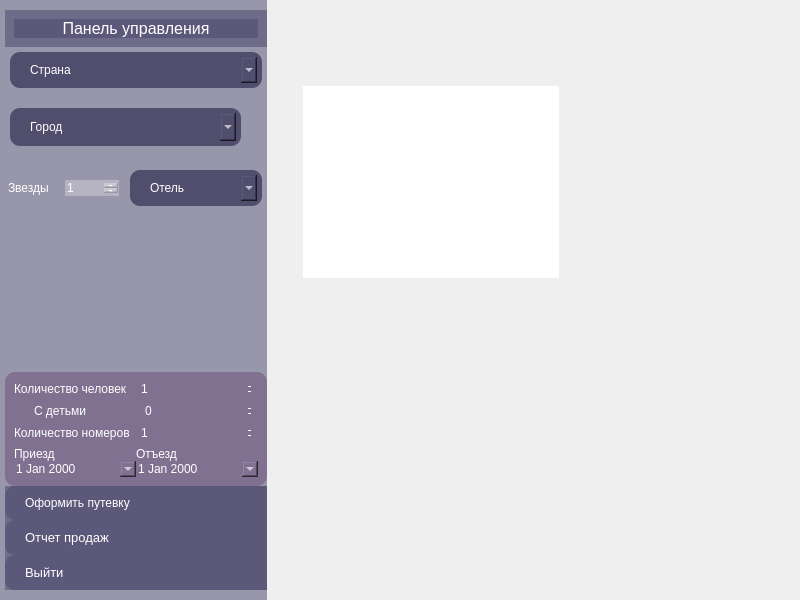
<?xml version="1.0" encoding="UTF-8"?>
<ui version="4.0">
 <class>DashboardWindow</class>
 <widget class="QMainWindow" name="DashboardWindow">
  <property name="geometry">
   <rect>
    <x>0</x>
    <y>0</y>
    <width>800</width>
    <height>600</height>
   </rect>
  </property>
  <property name="minimumSize">
   <size>
    <width>800</width>
    <height>600</height>
   </size>
  </property>
  <property name="maximumSize">
   <size>
    <width>800</width>
    <height>600</height>
   </size>
  </property>
  <property name="windowTitle">
   <string>Tours</string>
  </property>
  <property name="windowIcon">
   <iconset>
    <normaloff>:/resources/icons/icons/1.ico</normaloff>:/resources/icons/icons/1.ico</iconset>
  </property>
  <property name="styleSheet">
   <string notr="true">* {
	margin: 0;
	padding: 0;
	border: none;
	background: none;
	color: #fff;
}
#leftContainer {
	background-color: rgb(85, 85, 255);
	color: #fff;
}
#leftContainer QPushButton {
	text-align: left;
	padding: 10px 20px;
	color: #fff;
	border-top-left-radius: 10px;
	border-bottom-left-radius: 10px;
}
#leftContainer QPushButton:hover {
	background-color: rgba(255, 255, 255, .1);
}

#headerConteiner {
	background-color: rgb(85, 85, 255);
	color: #fff;
	border-radius: 10px;
}
#searchTxt {
	border-radius: 5px;
	padding: 4px 10px;
	background: none;
	background-color: rgb(90, 90, 255);
	color: #fff;
	border-bottom: 1px solid #fff;
}
#searchBtn {
	background-color: rgb(85, 170, 255);
	padding: 6px 10px;
	border-radius: 5px;
}
#changeUserPage Qlabel {
	color: #000;
}

#leftContainer QComboBox {
	text-align: left;
	padding: 10px 20px;
	border-radius: 10px;
    margin: 5px;
background-color:white;

}
#DashboardWindow {
background-image: url(:/resources/images/images/1.jpeg);
}</string>
  </property>
  <widget class="QWidget" name="centralwidget">
   <layout class="QHBoxLayout" name="horizontalLayout">
    <property name="spacing">
     <number>0</number>
    </property>
    <property name="leftMargin">
     <number>0</number>
    </property>
    <property name="topMargin">
     <number>0</number>
    </property>
    <property name="rightMargin">
     <number>0</number>
    </property>
    <property name="bottomMargin">
     <number>0</number>
    </property>
    <item>
     <widget class="QWidget" name="leftContainer" native="true">
      <property name="sizePolicy">
       <sizepolicy hsizetype="Preferred" vsizetype="Preferred">
        <horstretch>75</horstretch>
        <verstretch>0</verstretch>
       </sizepolicy>
      </property>
      <property name="styleSheet">
       <string notr="true">background-color:rgba(75, 71, 108, 134);</string>
      </property>
      <layout class="QVBoxLayout" name="verticalLayout">
       <property name="spacing">
        <number>0</number>
       </property>
       <property name="leftMargin">
        <number>5</number>
       </property>
       <property name="topMargin">
        <number>10</number>
       </property>
       <property name="rightMargin">
        <number>0</number>
       </property>
       <property name="bottomMargin">
        <number>10</number>
       </property>
       <item>
        <widget class="QFrame" name="frame">
         <property name="frameShape">
          <enum>QFrame::StyledPanel</enum>
         </property>
         <property name="frameShadow">
          <enum>QFrame::Raised</enum>
         </property>
         <layout class="QVBoxLayout" name="verticalLayout_2">
          <item>
           <widget class="QLabel" name="label">
            <property name="font">
             <font>
              <pointsize>12</pointsize>
             </font>
            </property>
            <property name="text">
             <string>Панель управления</string>
            </property>
            <property name="alignment">
             <set>Qt::AlignCenter</set>
            </property>
           </widget>
          </item>
         </layout>
        </widget>
       </item>
       <item>
        <widget class="QComboBox" name="Country">
         <property name="sizePolicy">
          <sizepolicy hsizetype="Preferred" vsizetype="Preferred">
           <horstretch>0</horstretch>
           <verstretch>0</verstretch>
          </sizepolicy>
         </property>
         <property name="styleSheet">
          <string notr="true">background-color:rgb(80, 77, 109)</string>
         </property>
         <item>
          <property name="text">
           <string>Страна</string>
          </property>
         </item>
         <item>
          <property name="text">
           <string>Россия</string>
          </property>
         </item>
         <item>
          <property name="text">
           <string>Турция</string>
          </property>
         </item>
        </widget>
       </item>
       <item>
        <widget class="QStackedWidget" name="Town">
         <property name="sizePolicy">
          <sizepolicy hsizetype="Preferred" vsizetype="Preferred">
           <horstretch>0</horstretch>
           <verstretch>20</verstretch>
          </sizepolicy>
         </property>
         <property name="styleSheet">
          <string notr="true">background-color:rgba(255, 255, 255, 0);
padding-right: 5 px</string>
         </property>
         <widget class="QWidget" name="page">
          <widget class="QComboBox" name="TownF">
           <property name="geometry">
            <rect>
             <x>0</x>
             <y>10</y>
             <width>241</width>
             <height>48</height>
            </rect>
           </property>
           <property name="styleSheet">
            <string notr="true">background-color:rgb(80, 77, 109)</string>
           </property>
           <item>
            <property name="text">
             <string>Город</string>
            </property>
           </item>
           <item>
            <property name="text">
             <string>Санкт-Петербург</string>
            </property>
           </item>
           <item>
            <property name="text">
             <string>Москва</string>
            </property>
           </item>
           <item>
            <property name="text">
             <string>Кападокия</string>
            </property>
           </item>
           <item>
            <property name="text">
             <string>Стамбул</string>
            </property>
           </item>
          </widget>
          <widget class="QWidget" name="layoutWidget">
           <property name="geometry">
            <rect>
             <x>0</x>
             <y>70</y>
             <width>262</width>
             <height>50</height>
            </rect>
           </property>
           <layout class="QHBoxLayout" name="horizontalLayout_5">
            <item>
             <widget class="QLabel" name="label_7">
              <property name="styleSheet">
               <string notr="true">background-color:rgba(255, 255, 255, 0)</string>
              </property>
              <property name="text">
               <string>Звезды</string>
              </property>
             </widget>
            </item>
            <item>
             <widget class="QSpinBox" name="stars">
              <property name="styleSheet">
               <string notr="true">
background: rgba(250,250,250, 0.3);</string>
              </property>
              <property name="buttonSymbols">
               <enum>QAbstractSpinBox::PlusMinus</enum>
              </property>
              <property name="minimum">
               <number>1</number>
              </property>
              <property name="maximum">
               <number>5</number>
              </property>
             </widget>
            </item>
            <item>
             <widget class="QComboBox" name="hotel">
              <property name="styleSheet">
               <string notr="true">background-color:rgb(80, 77, 109)</string>
              </property>
              <item>
               <property name="text">
                <string>Отель</string>
               </property>
              </item>
              <item>
               <property name="text">
                <string>Новый элемент</string>
               </property>
              </item>
              <item>
               <property name="text">
                <string>Новый элемент</string>
               </property>
              </item>
              <item>
               <property name="text">
                <string>Новый элемент</string>
               </property>
              </item>
             </widget>
            </item>
           </layout>
          </widget>
         </widget>
         <widget class="QWidget" name="page_2">
          <widget class="QComboBox" name="TownR">
           <property name="geometry">
            <rect>
             <x>0</x>
             <y>10</y>
             <width>241</width>
             <height>48</height>
            </rect>
           </property>
           <property name="styleSheet">
            <string notr="true">background-color:rgb(80, 77, 109)</string>
           </property>
           <item>
            <property name="text">
             <string>Город</string>
            </property>
           </item>
           <item>
            <property name="text">
             <string>Санкт-Петербург</string>
            </property>
           </item>
           <item>
            <property name="text">
             <string>Москва</string>
            </property>
           </item>
          </widget>
          <widget class="QWidget" name="layoutWidget_2">
           <property name="geometry">
            <rect>
             <x>0</x>
             <y>70</y>
             <width>262</width>
             <height>50</height>
            </rect>
           </property>
           <layout class="QHBoxLayout" name="horizontalLayout_9">
            <item>
             <widget class="QLabel" name="label_12">
              <property name="styleSheet">
               <string notr="true">background-color:rgba(255, 255, 255, 0)</string>
              </property>
              <property name="text">
               <string>Звезды</string>
              </property>
             </widget>
            </item>
            <item>
             <widget class="QSpinBox" name="stars_2">
              <property name="styleSheet">
               <string notr="true">
background: rgba(250,250,250, 0.3);</string>
              </property>
              <property name="buttonSymbols">
               <enum>QAbstractSpinBox::PlusMinus</enum>
              </property>
              <property name="minimum">
               <number>1</number>
              </property>
              <property name="maximum">
               <number>5</number>
              </property>
             </widget>
            </item>
            <item>
             <widget class="QComboBox" name="hotel_2">
              <property name="styleSheet">
               <string notr="true">background-color:rgb(80, 77, 109)</string>
              </property>
              <item>
               <property name="text">
                <string>Отель</string>
               </property>
              </item>
              <item>
               <property name="text">
                <string>Новый элемент</string>
               </property>
              </item>
              <item>
               <property name="text">
                <string>Новый элемент</string>
               </property>
              </item>
              <item>
               <property name="text">
                <string>Новый элемент</string>
               </property>
              </item>
             </widget>
            </item>
           </layout>
          </widget>
         </widget>
         <widget class="QWidget" name="page_3">
          <widget class="QComboBox" name="TownT">
           <property name="geometry">
            <rect>
             <x>0</x>
             <y>10</y>
             <width>241</width>
             <height>48</height>
            </rect>
           </property>
           <property name="styleSheet">
            <string notr="true">background-color:rgb(80, 77, 109)</string>
           </property>
           <item>
            <property name="text">
             <string>Город</string>
            </property>
           </item>
           <item>
            <property name="text">
             <string/>
            </property>
           </item>
           <item>
            <property name="text">
             <string/>
            </property>
           </item>
           <item>
            <property name="text">
             <string>Стамбул</string>
            </property>
           </item>
           <item>
            <property name="text">
             <string>Кападокия</string>
            </property>
           </item>
          </widget>
          <widget class="QWidget" name="layoutWidget_3">
           <property name="geometry">
            <rect>
             <x>0</x>
             <y>70</y>
             <width>262</width>
             <height>50</height>
            </rect>
           </property>
           <layout class="QHBoxLayout" name="horizontalLayout_10">
            <item>
             <widget class="QLabel" name="label_13">
              <property name="styleSheet">
               <string notr="true">background-color:rgba(255, 255, 255, 0)</string>
              </property>
              <property name="text">
               <string>Звезды</string>
              </property>
             </widget>
            </item>
            <item>
             <widget class="QSpinBox" name="stars_3">
              <property name="styleSheet">
               <string notr="true">
background: rgba(250,250,250, 0.3);</string>
              </property>
              <property name="buttonSymbols">
               <enum>QAbstractSpinBox::PlusMinus</enum>
              </property>
              <property name="minimum">
               <number>1</number>
              </property>
              <property name="maximum">
               <number>5</number>
              </property>
             </widget>
            </item>
            <item>
             <widget class="QComboBox" name="hotel_3">
              <property name="styleSheet">
               <string notr="true">background-color:rgb(80, 77, 109)</string>
              </property>
              <item>
               <property name="text">
                <string>Отель</string>
               </property>
              </item>
              <item>
               <property name="text">
                <string>Новый элемент</string>
               </property>
              </item>
              <item>
               <property name="text">
                <string>Новый элемент</string>
               </property>
              </item>
              <item>
               <property name="text">
                <string>Новый элемент</string>
               </property>
              </item>
             </widget>
            </item>
           </layout>
          </widget>
         </widget>
        </widget>
       </item>
       <item>
        <widget class="QGroupBox" name="groupBox">
         <property name="styleSheet">
          <string notr="true">background-color:rgb(128, 113, 144);
border-radius:10px</string>
         </property>
         <layout class="QVBoxLayout" name="verticalLayout_11">
          <item>
           <layout class="QHBoxLayout" name="horizontalLayout_6">
            <item>
             <widget class="QLabel" name="label_8">
              <property name="styleSheet">
               <string notr="true">background-color:rgba(255, 255, 255, 0)</string>
              </property>
              <property name="text">
               <string>Количество человек  </string>
              </property>
             </widget>
            </item>
            <item>
             <widget class="QSpinBox" name="ludi">
              <property name="styleSheet">
               <string notr="true">background-color:rgba(255, 255, 255, 0)</string>
              </property>
              <property name="buttonSymbols">
               <enum>QAbstractSpinBox::PlusMinus</enum>
              </property>
              <property name="minimum">
               <number>1</number>
              </property>
              <property name="maximum">
               <number>10</number>
              </property>
             </widget>
            </item>
           </layout>
          </item>
          <item>
           <layout class="QHBoxLayout" name="horizontalLayout_7">
            <item>
             <widget class="QCheckBox" name="checkBox">
              <property name="styleSheet">
               <string notr="true">background-color:rgba(255, 255, 255, 0)</string>
              </property>
              <property name="text">
               <string>С детьми               </string>
              </property>
             </widget>
            </item>
            <item>
             <widget class="QSpinBox" name="child">
              <property name="styleSheet">
               <string notr="true">background-color:rgba(255, 255, 255, 0)</string>
              </property>
              <property name="buttonSymbols">
               <enum>QAbstractSpinBox::PlusMinus</enum>
              </property>
              <property name="minimum">
               <number>0</number>
              </property>
              <property name="maximum">
               <number>10</number>
              </property>
              <property name="value">
               <number>0</number>
              </property>
             </widget>
            </item>
           </layout>
          </item>
          <item>
           <layout class="QHBoxLayout" name="horizontalLayout_8">
            <item>
             <widget class="QLabel" name="label_9">
              <property name="styleSheet">
               <string notr="true">background-color:rgba(255, 255, 255, 0)</string>
              </property>
              <property name="text">
               <string>Количество номеров </string>
              </property>
             </widget>
            </item>
            <item>
             <widget class="QSpinBox" name="ludi_2">
              <property name="styleSheet">
               <string notr="true">background-color:rgba(255, 255, 255, 0)</string>
              </property>
              <property name="buttonSymbols">
               <enum>QAbstractSpinBox::PlusMinus</enum>
              </property>
              <property name="minimum">
               <number>1</number>
              </property>
              <property name="maximum">
               <number>10</number>
              </property>
             </widget>
            </item>
           </layout>
          </item>
          <item>
           <widget class="QFrame" name="frame_2">
            <property name="frameShape">
             <enum>QFrame::StyledPanel</enum>
            </property>
            <property name="frameShadow">
             <enum>QFrame::Raised</enum>
            </property>
            <layout class="QVBoxLayout" name="verticalLayout_4">
             <property name="spacing">
              <number>0</number>
             </property>
             <property name="leftMargin">
              <number>0</number>
             </property>
             <property name="topMargin">
              <number>0</number>
             </property>
             <property name="rightMargin">
              <number>0</number>
             </property>
             <property name="bottomMargin">
              <number>0</number>
             </property>
             <item>
              <layout class="QVBoxLayout" name="verticalLayout_6">
               <item>
                <layout class="QHBoxLayout" name="horizontalLayout_4">
                 <item>
                  <widget class="QLabel" name="label_10">
                   <property name="text">
                    <string>Приезд</string>
                   </property>
                  </widget>
                 </item>
                 <item>
                  <widget class="QLabel" name="label_11">
                   <property name="text">
                    <string>Отъезд</string>
                   </property>
                  </widget>
                 </item>
                </layout>
               </item>
               <item>
                <layout class="QHBoxLayout" name="horizontalLayout_3">
                 <item>
                  <widget class="QDateEdit" name="dateEdit">
                   <property name="calendarPopup">
                    <bool>true</bool>
                   </property>
                  </widget>
                 </item>
                 <item>
                  <widget class="QDateEdit" name="dateEdit_2">
                   <property name="calendarPopup">
                    <bool>true</bool>
                   </property>
                  </widget>
                 </item>
                </layout>
               </item>
              </layout>
             </item>
            </layout>
           </widget>
          </item>
         </layout>
        </widget>
       </item>
       <item>
        <widget class="QFrame" name="frame_3">
         <property name="frameShape">
          <enum>QFrame::StyledPanel</enum>
         </property>
         <property name="frameShadow">
          <enum>QFrame::Raised</enum>
         </property>
         <layout class="QVBoxLayout" name="verticalLayout_3">
          <property name="spacing">
           <number>0</number>
          </property>
          <property name="leftMargin">
           <number>0</number>
          </property>
          <property name="topMargin">
           <number>0</number>
          </property>
          <property name="rightMargin">
           <number>0</number>
          </property>
          <property name="bottomMargin">
           <number>0</number>
          </property>
          <item>
           <widget class="QPushButton" name="pushButton">
            <property name="text">
             <string>Оформить путевку</string>
            </property>
            <property name="icon">
             <iconset>
              <normaloff>:/resources/icons/icons/heart.svg</normaloff>:/resources/icons/icons/heart.svg</iconset>
            </property>
           </widget>
          </item>
          <item>
           <widget class="QPushButton" name="Pdf1">
            <property name="font">
             <font>
              <pointsize>10</pointsize>
             </font>
            </property>
            <property name="text">
             <string>Отчет продаж</string>
            </property>
            <property name="icon">
             <iconset>
              <normaloff>:/resources/icons/icons/upload.svg</normaloff>:/resources/icons/icons/upload.svg</iconset>
            </property>
            <property name="iconSize">
             <size>
              <width>20</width>
              <height>20</height>
             </size>
            </property>
           </widget>
          </item>
          <item>
           <widget class="QPushButton" name="logOutBtn">
            <property name="font">
             <font>
              <pointsize>10</pointsize>
             </font>
            </property>
            <property name="text">
             <string>Выйти</string>
            </property>
            <property name="icon">
             <iconset>
              <normaloff>:/resources/icons/icons/log-out.svg</normaloff>:/resources/icons/icons/log-out.svg</iconset>
            </property>
            <property name="iconSize">
             <size>
              <width>20</width>
              <height>20</height>
             </size>
            </property>
           </widget>
          </item>
         </layout>
        </widget>
       </item>
      </layout>
     </widget>
    </item>
    <item>
     <widget class="QWidget" name="rightContainer" native="true">
      <property name="enabled">
       <bool>true</bool>
      </property>
      <property name="sizePolicy">
       <sizepolicy hsizetype="Preferred" vsizetype="Preferred">
        <horstretch>150</horstretch>
        <verstretch>0</verstretch>
       </sizepolicy>
      </property>
      <property name="autoFillBackground">
       <bool>false</bool>
      </property>
      <property name="styleSheet">
       <string notr="true">background-image: url(:/resources/images/images/1.jpeg);</string>
      </property>
      <layout class="QVBoxLayout" name="verticalLayout_5">
       <property name="leftMargin">
        <number>15</number>
       </property>
       <item>
        <widget class="QWidget" name="mainConteiner" native="true">
         <property name="sizePolicy">
          <sizepolicy hsizetype="Preferred" vsizetype="Expanding">
           <horstretch>0</horstretch>
           <verstretch>0</verstretch>
          </sizepolicy>
         </property>
         <layout class="QHBoxLayout" name="horizontalLayout_2">
          <item>
           <widget class="QStackedWidget" name="stackedWidget">
            <property name="currentIndex">
             <number>4</number>
            </property>
            <widget class="QWidget" name="start"/>
            <widget class="QWidget" name="SpB">
             <widget class="QTextEdit" name="textEdit">
              <property name="geometry">
               <rect>
                <x>1</x>
                <y>21</y>
                <width>461</width>
                <height>531</height>
               </rect>
              </property>
              <property name="sizePolicy">
               <sizepolicy hsizetype="Preferred" vsizetype="Preferred">
                <horstretch>0</horstretch>
                <verstretch>0</verstretch>
               </sizepolicy>
              </property>
              <property name="font">
               <font>
                <family>Times New Roman</family>
                <pointsize>14</pointsize>
                <italic>true</italic>
                <bold>true</bold>
               </font>
              </property>
              <property name="styleSheet">
               <string notr="true">color:white;</string>
              </property>
              <property name="verticalScrollBarPolicy">
               <enum>Qt::ScrollBarAlwaysOff</enum>
              </property>
              <property name="horizontalScrollBarPolicy">
               <enum>Qt::ScrollBarAlwaysOff</enum>
              </property>
              <property name="sizeAdjustPolicy">
               <enum>QAbstractScrollArea::AdjustIgnored</enum>
              </property>
              <property name="readOnly">
               <bool>true</bool>
              </property>
              <property name="html">
               <string>&lt;!DOCTYPE HTML PUBLIC &quot;-//W3C//DTD HTML 4.0//EN&quot; &quot;http://www.w3.org/TR/REC-html40/strict.dtd&quot;&gt;
&lt;html&gt;&lt;head&gt;&lt;meta name=&quot;qrichtext&quot; content=&quot;1&quot; /&gt;&lt;meta charset=&quot;utf-8&quot; /&gt;&lt;style type=&quot;text/css&quot;&gt;
p, li { white-space: pre-wrap; }
hr { height: 1px; border-width: 0; }
li.unchecked::marker { content: &quot;\2610&quot;; }
li.checked::marker { content: &quot;\2612&quot;; }
&lt;/style&gt;&lt;/head&gt;&lt;body style=&quot; font-family:'Times New Roman'; font-size:14pt; font-weight:700; font-style:italic;&quot;&gt;
&lt;p align=&quot;justify&quot; style=&quot; margin-top:16px; margin-bottom:16px; margin-left:0px; margin-right:0px; -qt-block-indent:0; text-indent:0px;&quot;&gt;&lt;span style=&quot; font-family:'Roboto','sans-serif'; font-weight:400; color:#ffffff;&quot;&gt;Экскурсии по самым известным петербургским достопримечательностям, знакомство с роскошными пригородами Северной столицы, теплоходные прогулки, посещение музеев – все это предусмотрено программой тура. Заезд возможен в любой день недели. Экскурсионная программа повторяется еженедельно, и вы точно ничего не упустите.&lt;/span&gt;&lt;/p&gt;
&lt;p align=&quot;justify&quot; style=&quot; margin-top:16px; margin-bottom:16px; margin-left:0px; margin-right:0px; -qt-block-indent:0; text-indent:0px;&quot;&gt;&lt;span style=&quot; font-family:'Roboto','sans-serif'; font-weight:400; color:#ffffff;&quot;&gt;Тур действует &lt;/span&gt;&lt;span style=&quot; font-family:'inherit'; color:#ffffff;&quot;&gt;с 01.05.2023 по &lt;/span&gt;&lt;/p&gt;
&lt;p align=&quot;justify&quot; style=&quot; margin-top:16px; margin-bottom:16px; margin-left:0px; margin-right:0px; -qt-block-indent:0; text-indent:0px;&quot;&gt;&lt;span style=&quot; font-family:'inherit'; color:#ffffff;&quot;&gt;27.08.2023&lt;/span&gt;&lt;/p&gt;
&lt;p align=&quot;justify&quot; style=&quot; margin-top:16px; margin-bottom:16px; margin-left:0px; margin-right:0px; -qt-block-indent:0; text-indent:0px;&quot;&gt;&lt;span style=&quot; font-family:'Roboto','sans-serif'; font-weight:400; color:#ffffff;&quot;&gt;Продолжительность: &lt;/span&gt;&lt;span style=&quot; font-family:'inherit'; color:#ffffff;&quot;&gt;от 2 до 7 &lt;/span&gt;&lt;/p&gt;
&lt;p align=&quot;justify&quot; style=&quot; margin-top:16px; margin-bottom:16px; margin-left:0px; margin-right:0px; -qt-block-indent:0; text-indent:0px;&quot;&gt;&lt;span style=&quot; font-family:'inherit'; color:#ffffff;&quot;&gt;дней на ваш выбор&lt;/span&gt;&lt;span style=&quot; font-family:'Roboto','sans-serif'; font-weight:400; color:#ffffff;&quot;&gt;.&lt;/span&gt;&lt;/p&gt;
&lt;p align=&quot;justify&quot; style=&quot; margin-top:16px; margin-bottom:16px; margin-left:0px; margin-right:0px; -qt-block-indent:0; text-indent:0px;&quot;&gt;&lt;span style=&quot; font-family:'inherit'; color:#ffffff;&quot;&gt;Питание: &lt;/span&gt;&lt;span style=&quot; font-family:'Roboto','sans-serif'; font-weight:400; color:#ffffff;&quot;&gt;завтраки со второго дня тура. &lt;/span&gt;&lt;/p&gt;
&lt;p align=&quot;justify&quot; style=&quot; margin-top:16px; margin-bottom:16px; margin-left:0px; margin-right:0px; -qt-block-indent:0; text-indent:0px;&quot;&gt;&lt;span style=&quot; font-family:'inherit'; font-size:13pt; color:#ffffff;&quot;&gt;Завтрак в гостинице (кроме дня заезда).&lt;/span&gt;&lt;/p&gt;
&lt;p style=&quot; margin-top:0px; margin-bottom:0px; margin-left:0px; margin-right:0px; -qt-block-indent:0; text-indent:0px;&quot;&gt;&lt;span style=&quot; font-family:'inherit'; font-size:13pt; color:#ffffff;&quot;&gt;08:30 – 09:00 встреча в холле гостиницы «Октябрьская» (в 1-й день экскурсии).&lt;/span&gt;&lt;/p&gt;
&lt;p style=&quot; margin-top:0px; margin-bottom:0px; margin-left:0px; margin-right:0px; -qt-block-indent:0; text-indent:0px;&quot;&gt;&lt;span style=&quot; font-family:'inherit'; font-size:13pt; color:#ffffff;&quot;&gt;09:00 Отъезд от гостиницы «Октябрьская».&lt;/span&gt;&lt;/p&gt;
&lt;p style=&quot; margin-top:0px; margin-bottom:0px; margin-left:0px; margin-right:0px; -qt-block-indent:0; text-indent:0px;&quot;&gt;&lt;span style=&quot; font-family:'inherit'; font-size:13pt; color:#ffffff;&quot;&gt;Автобусная аудио-экскурсия в Петергоф. Аудио-экскурсия в Петергоф познакомит вас с одним из прославленных пригородов Санкт-Петербурга, который на протяжении двух столетий являлся блестящей загородной императорской резиденцией. Профессиональный голос диктора расскажет о создании «Русского Версаля», о строительстве фонтанов и каскадов Нижнего парка и Верхнего сада. Вы увидите сохранившиеся аристократические усадьбы, познакомитесь с их историей и уже через час окажетесь в одном из красивейших мест Европы.&lt;br /&gt;Продолжительность программы: ~ 8,5 часов (окончание ~ в 17:30).&lt;/span&gt;&lt;/p&gt;&lt;/body&gt;&lt;/html&gt;</string>
              </property>
              <property name="overwriteMode">
               <bool>false</bool>
              </property>
             </widget>
             <widget class="QLabel" name="label_6">
              <property name="geometry">
               <rect>
                <x>210</x>
                <y>110</y>
                <width>271</width>
                <height>171</height>
               </rect>
              </property>
              <property name="autoFillBackground">
               <bool>false</bool>
              </property>
              <property name="styleSheet">
               <string notr="true">background-color:rgba(180, 152, 223,0.1);
border-radius:10px;</string>
              </property>
              <property name="text">
               <string/>
              </property>
              <property name="pixmap">
               <pixmap>:/resources/images/images/st-petersburg.jpg</pixmap>
              </property>
              <property name="scaledContents">
               <bool>true</bool>
              </property>
              <property name="margin">
               <number>1</number>
              </property>
             </widget>
            </widget>
            <widget class="QWidget" name="Kap">
             <layout class="QVBoxLayout" name="verticalLayout_8">
              <item>
               <widget class="QTableWidget" name="allUsersTable"/>
              </item>
             </layout>
            </widget>
            <widget class="QWidget" name="Sta">
             <layout class="QVBoxLayout" name="verticalLayout_9">
              <item>
               <layout class="QFormLayout" name="formLayout">
                <item row="0" column="0">
                 <widget class="QLabel" name="label_2">
                  <property name="font">
                   <font>
                    <pointsize>12</pointsize>
                   </font>
                  </property>
                  <property name="text">
                   <string>Имя:</string>
                  </property>
                 </widget>
                </item>
                <item row="0" column="1">
                 <widget class="QLineEdit" name="lineEdit">
                  <property name="font">
                   <font>
                    <pointsize>12</pointsize>
                   </font>
                  </property>
                 </widget>
                </item>
                <item row="1" column="0">
                 <widget class="QLabel" name="label_3">
                  <property name="font">
                   <font>
                    <pointsize>12</pointsize>
                   </font>
                  </property>
                  <property name="text">
                   <string>Фамилия:</string>
                  </property>
                 </widget>
                </item>
                <item row="1" column="1">
                 <widget class="QLineEdit" name="lineEdit_2">
                  <property name="font">
                   <font>
                    <pointsize>12</pointsize>
                   </font>
                  </property>
                 </widget>
                </item>
                <item row="2" column="0">
                 <widget class="QLabel" name="label_4">
                  <property name="font">
                   <font>
                    <pointsize>12</pointsize>
                   </font>
                  </property>
                  <property name="text">
                   <string>Email:</string>
                  </property>
                 </widget>
                </item>
                <item row="2" column="1">
                 <widget class="QLineEdit" name="lineEdit_3">
                  <property name="font">
                   <font>
                    <pointsize>12</pointsize>
                   </font>
                  </property>
                 </widget>
                </item>
                <item row="3" column="0">
                 <widget class="QLabel" name="label_5">
                  <property name="font">
                   <font>
                    <pointsize>12</pointsize>
                   </font>
                  </property>
                  <property name="text">
                   <string>Логин:</string>
                  </property>
                 </widget>
                </item>
                <item row="3" column="1">
                 <widget class="QLineEdit" name="lineEdit_4">
                  <property name="font">
                   <font>
                    <pointsize>12</pointsize>
                   </font>
                  </property>
                 </widget>
                </item>
                <item row="4" column="1">
                 <widget class="QPushButton" name="pushButton_2">
                  <property name="font">
                   <font>
                    <pointsize>12</pointsize>
                   </font>
                  </property>
                  <property name="text">
                   <string>Добавить пользователя</string>
                  </property>
                 </widget>
                </item>
                <item row="5" column="1">
                 <spacer name="verticalSpacer_2">
                  <property name="orientation">
                   <enum>Qt::Vertical</enum>
                  </property>
                  <property name="sizeHint" stdset="0">
                   <size>
                    <width>20</width>
                    <height>40</height>
                   </size>
                  </property>
                 </spacer>
                </item>
               </layout>
              </item>
             </layout>
            </widget>
            <widget class="QWidget" name="Msk">
             <widget class="QTextEdit" name="textEdit_2">
              <property name="geometry">
               <rect>
                <x>12</x>
                <y>68</y>
                <width>256</width>
                <height>192</height>
               </rect>
              </property>
             </widget>
            </widget>
           </widget>
          </item>
         </layout>
        </widget>
       </item>
      </layout>
     </widget>
    </item>
   </layout>
  </widget>
 </widget>
 <resources/>
 <connections/>
</ui>
